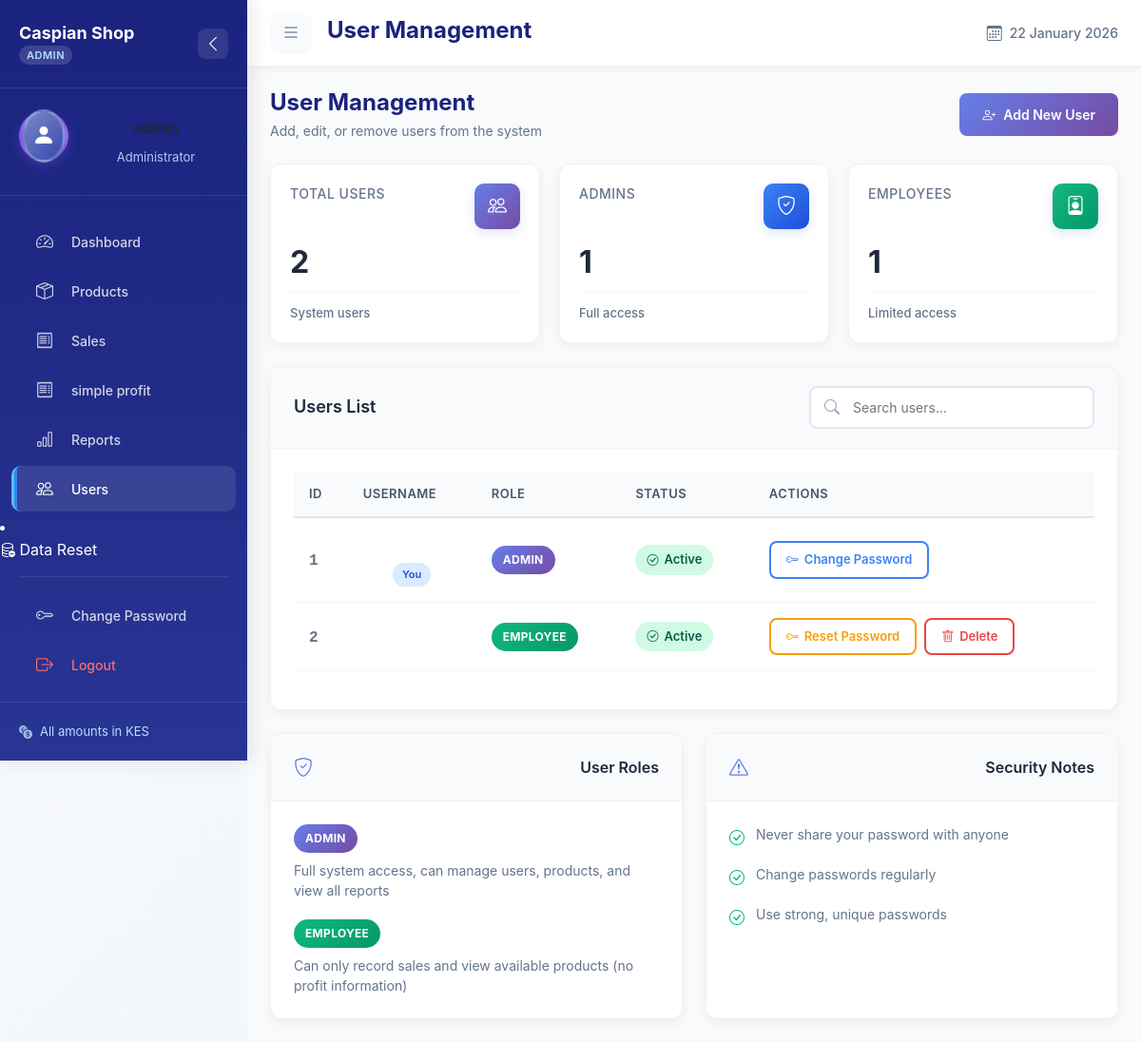
Page /admin/users (signed in) on the committed database.
### tables this page shows
CREATE TABLE users (
                id INTEGER PRIMARY KEY AUTOINCREMENT,
                username TEXT UNIQUE NOT NULL,
                password TEXT NOT NULL,
                role TEXT NOT NULL
            );

### app.py (the view)
@app.route('/admin/users')
@login_required
def admin_users():
    if not current_user.is_admin:
        return redirect(url_for('employee_dashboard'))
    try:
        users = db.get_all_users()
        return render_template('admin_users.html', users=users)
    except Exception as e:
        flash(f'Error loading users: {str(e)}', 'error')
        return render_template('admin_users.html', users=[])

### app.py (called while the page is built)
@login_manager.user_loader
def load_user(user_id):
    user_data = db.get_user_by_id(user_id)
    if user_data:
        return User(id=user_data['id'], username=user_data['username'], role=user_data['role'])
    return None

@app.context_processor
def inject_now():
    return {'now': datetime.now()}

@app.teardown_appcontext
def close_db_connection(exception=None):
    db.close_connection()

### database.py (called while the page is built)
    def get_connection(self):
        if not hasattr(self._local, 'connection') or self._local.connection is None:
            self._local.connection = sqlite3.connect(self.db_path, check_same_thread=False)
            self._local.connection.row_factory = sqlite3.Row
            self._local.connection.execute('PRAGMA foreign_keys = ON')
            self._local.connection.execute('PRAGMA busy_timeout = 5000')
        return self._local.connection

    def close_connection(self):
        if hasattr(self._local, 'connection') and self._local.connection is not None:
            self._local.connection.close()
            self._local.connection = None

    def get_user_by_id(self, user_id):
        conn = self.get_connection()
        try:
            user = conn.execute('SELECT * FROM users WHERE id = ?', (user_id,)).fetchone()
            return dict(user) if user else None
        finally:
            pass

    def get_all_users(self):
        conn = self.get_connection()
        try:
            users = conn.execute(
                'SELECT id, username, role FROM users ORDER BY role, username'
            ).fetchall()
            return [dict(user) for user in users]
        finally:
            pass

### models.py (called while the page is built)
    @property
    def is_admin(self):
        return self.role == 'admin'

### templates/admin_users.html (shortened to what this page needs)
{% extends "admin_base.html" %}
{% block page_title %}User Management{% endblock %}
{% block admin_content %}
<div class="page-header">
    <div class="header-content">
        <h1 class="page-title">User Management</h1>
        <p class="page-subtitle">Add, edit, or remove users from the system</p>
    </div>
    <button type="button" class="btn-primary" data-bs-toggle="modal" data-bs-target="#addUserModal">
        <i class="bi bi-person-plus"></i>
        <span>Add New User</span>
    </button>
</div>
<div class="kpi-grid">
    <div class="kpi-card">
        <div class="kpi-content">
            <div class="kpi-header">
                <span class="kpi-label">Total Users</span>
                <div class="kpi-icon">
                    <i class="bi bi-people"></i>
                </div>
            </div>
            <h3 class="kpi-value">{{ users|length }}</h3>
            <div class="kpi-trend">
                <span class="trend-neutral">System users</span>
            </div>
        </div>
    </div>
    <div class="kpi-card">
        <div class="kpi-content">
            <div class="kpi-header">
                <span class="kpi-label">Admins</span>
                <div class="kpi-icon">
                    <i class="bi bi-shield-check"></i>
                </div>
            </div>
            <h3 class="kpi-value">{{ users|selectattr('role', 'equalto', 'admin')|list|length }}</h3>
            <div class="kpi-trend">
                <span class="trend-neutral">Full access</span>
            </div>
        </div>
    </div>
    <div class="kpi-card">
        <div class="kpi-content">
            <div class="kpi-header">
                <span class="kpi-label">Employees</span>
                <div class="kpi-icon">
                    <i class="bi bi-person-badge"></i>
                </div>
            </div>
            <h3 class="kpi-value">{{ users|selectattr('role', 'equalto', 'employee')|list|length }}</h3>
            <div class="kpi-trend">
                <span class="trend-neutral">Limited access</span>
            </div>
        </div>
    </div>
</div>
<div class="dashboard-card">
    <div class="card-header">
        <h5 class="card-title">Users List</h5>
        <div class="search-box">
            <i class="bi bi-search"></i>
            <input type="text" class="search-input" placeholder="Search users..." id="userSearch">
        </div>
    </div>
    <div class="card-body">
        <div class="data-table">
            <table class="table" id="usersTable">
                <thead>
                    <tr>
                        <th>ID</th>
                        <th>Username</th>
                        <th>Role</th>
                        <th>Status</th>
                        <th>Actions</th>
                    </tr>
                </thead>
                <tbody>
                    {% for user in users %}
                    <tr>
                        <td>
                            <span class="user-id">{{ user.id }}</span>
                        </td>
                        <td>
                            <div class="user-info">
                                <h6 class="user-name">{{ user.username }}</h6>
                                {% if user.id == current_user.id %}
                                <span class="you-badge">You</span>
                                {% endif %}
                            </div>
                        </td>
                        <td>
                            <div class="role-badge {% if user.role == 'admin' %}admin{% else %}employee{% endif %}">
                                {{ user.role|title }}
                            </div>
                        </td>
                        <td>
                            <div class="status-indicator active">
                                <i class="bi bi-check-circle"></i>
                                <span>Active</span>
                            </div>
                        </td>
                        <td>
                            <div class="action-cell">
                                {% if user.id != current_user.id %}
                                <button class="btn-action reset"
                                        onclick="resetUserPassword({{ user.id }}, '{{ user.username }}')">
                                    <i class="bi bi-key"></i>
                                    <span>Reset Password</span>
                                </button>
                                <button class="btn-action delete"
                                        onclick="deleteUser({{ user.id }}, '{{ user.username }}')">
                                    <i class="bi bi-trash"></i>
                                    <span>Delete</span>
                                </button>
                                {% else %}
                                <a href="{{ url_for('change_password') }}" class="btn-action change">
                                    <i class="bi bi-key"></i>
                                    <span>Change Password</span>
                                </a>
                                {% endif %}
                            </div>
                        </td>
                    </tr>
                    {% endfor %}
                </tbody>
            </table>
        </div>
    </div>
</div>
<div class="info-grid">
    <div class="info-card">
        <div class="card-header">
            <i class="bi bi-shield-check"></i>
            <h5>User Roles</h5>
        </div>
        <div class="card-body">
            <div class="role-item">
                <span class="role-badge admin">Admin</span>
                <p>Full system access, can manage users, products, and view all reports</p>
            </div>
            <div class="role-item">
                <span class="role-badge employee">Employee</span>
                <p>Can only record sales and view available products (no profit information)</p>
            </div>
        </div>
    </div>
    <div class="info-card">
        <div class="card-header">
            <i class="bi bi-exclamation-triangle"></i>
            <h5>Security Notes</h5>
        </div>
        <div class="card-body">
            <ul class="security-list">
                <li>
                    <i class="bi bi-check-circle"></i>
                    <span>Never share your password with anyone</span>
                </li>
                <li>
                    <i class="bi bi-check-circle"></i>
                    <span>Change passwords regularly</span>
                </li>
                <li>
                    <i class="bi bi-check-circle"></i>
                    <span>Use strong, unique passwords</span>
                </li>
            </ul>
        </div>
    </div>
</div>
{% endblock %}

### static/css/dashboard.css (style rules this page uses)
:root { --sidebar-width: 280px; --sidebar-collapsed: 90px; --topbar-height: 70px; --transition: all 0.3s cubic-bezier(0.4, 0, 0.2, 1); --shadow-sm: 0 2px 8px rgba(0, 0, 0, 0.04); --shadow-md: 0 4px 20px rgba(0, 0, 0, 0.08); --shadow-lg: 0 8px 32px rgba(0, 0, 0, 0.12); }
body { overflow-x: hidden; background: linear-gradient(135deg, #f8fafc 0%, #f1f5f9 100%); font-family: -apple-system, BlinkMacSystemFont, 'Segoe UI', Roboto, Oxygen, Ubuntu, sans-serif; }
.user-info { flex: 1; min-width: 0; transition: opacity 0.3s ease; }
.user-info h6 { margin: 0 0 4px 0; color: white; font-size: 16px; font-weight: 600; white-space: nowrap; overflow: hidden; text-overflow: ellipsis; }

### templates/admin_base.html (style rules this page uses)
.user-info { display: flex; flex-direction: column; }
.user-name { font-size: 16px; font-weight: 600; margin-bottom: 2px; }

### rows in the picture
users: id "1", shows "You", role "ADMIN"
users: id "2", role "EMPLOYEE"

### other values in the picture
{{ users|length }} "2"
{{ users|selectattr('role', 'equalto', 'admin')|list|length }} "1"
{{ users|selectattr('role', 'equalto', 'employee')|list|length }} "1"
